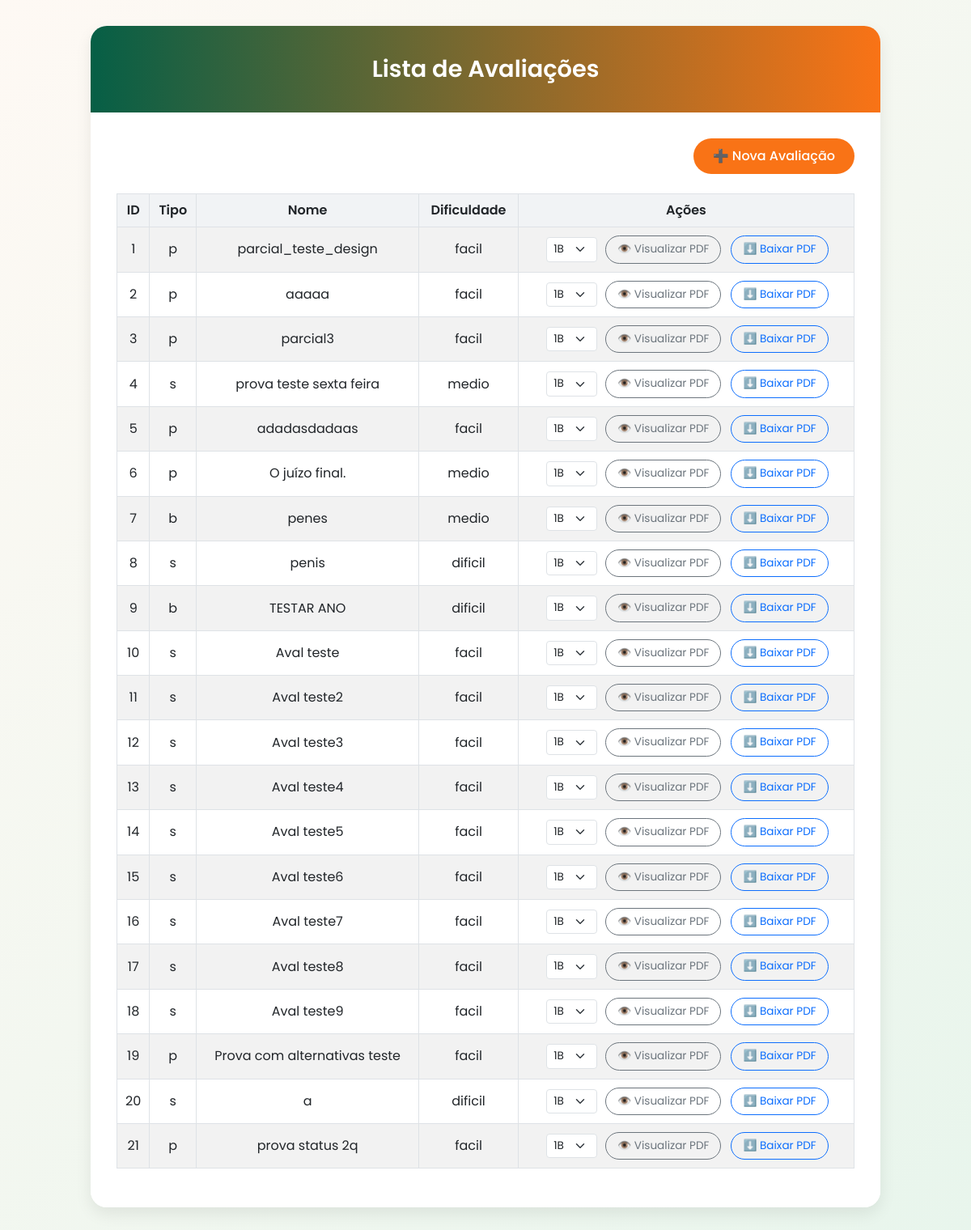
/view/professor/veravaliacoes.php, run on the app's committed database.
### tables this page shows
CREATE TABLE `avaliacao` (
  `id` int(11) NOT NULL,
  `tipo` varchar(1) DEFAULT NULL,
  `nome` varchar(999) DEFAULT NULL,
  `dificuldade` varchar(99) DEFAULT NULL,
  `ano` int(11) DEFAULT NULL
);

### config/connect.php (called while the page is built, shortened)
<?php
class connect
{
    function connect_database()
    {
        try {
            $host= 'localhost';
            $database= 'questoes';
            $user= 'root';
            $password= '';
            $this->conexao = new PDO('mysql:host=' . $host . ';dbname=' . $database, $user, $password);
        } catch (PDOException $e) {
            $host= 'localhost';
            $database= 'u750204740_questoes';
            $user= 'u750204740_questoes';
            $password= 'paoComOvo123!@##';
            $this->conexao = new PDO('mysql:host=' . $host . ';dbname=' . $database, $user, $password);
        }catch (PDOException $e) {
            die('Erro! O sistema não possui conexão com o banco de dados.');
        }
    }
}
?>

### model/modelprofessor.php (called while the page is built, shortened)
<?php
require_once(__DIR__ . '/../config/connect.php');
class Professor extends connect {
    public function visualizar_avaliacoes(){
        $sql = "select * from avaliacao";
        $stmt = $this->conexao->prepare($sql);
        $stmt->execute();
        $resultado = $stmt->fetchall(PDO::FETCH_ASSOC);
        return $resultado;
    }
}
?>

### view/professor/veravaliacoes.php (the view, shortened to what this page needs)
<?php
require("../../model/modelprofessor.php");
if ($_SERVER['REQUEST_METHOD']) {
    $x = new professor;
    $resultado = $x->visualizar_avaliacoes();
}
?>
<!DOCTYPE html>
<html lang="pt-br">
<head>
    <link href="https://cdn.jsdelivr.net/npm/bootstrap@5.3.0-alpha1/dist/css/bootstrap.min.css" rel="stylesheet">
</head>
<body>
    <div class="container">
        <div class="card">
            <div class="card-header">
                Lista de Avaliações
            </div>
            <div class="card-body">
                <div class="d-flex justify-content-end gap-2 mb-4">
                    <a href="criarprova.php" class="btn btn-custom">➕ Nova Avaliação</a>
                </div>
                <div class="table-responsive">
                    <table class="table table-striped table-bordered align-middle">
                        <thead>
                            <tr>
                                <th>ID</th>
                                <th>Tipo</th>
                                <th>Nome</th>
                                <th>Dificuldade</th>
                                <th>Ações</th>
                            </tr>
                        </thead>
                        <tbody>
                            <?php if (!empty($resultado)): ?>
                                <?php foreach ($resultado as $avaliacao): ?>
                                    <tr>
                                        <td><?= htmlspecialchars($avaliacao['id']) ?></td>
                                        <td><?= htmlspecialchars($avaliacao['tipo']) ?></td>
                                        <td><?= htmlspecialchars($avaliacao['nome']) ?></td>
                                        <td><?= htmlspecialchars($avaliacao['dificuldade']) ?></td>
                                        <td>
                                            <div class="actions-wrapper">
                                                <form action="../../control/controleveravaliacoes.php" method="post" class="d-flex align-items-center justify-content-center gap-2">
                                                    <select name="turma" class="form-select form-select-sm">
                                                        <option value="1B">1B</option>
                                                    </select>
                                                    <button type="submit" name="action" value="view" class="btn btn-outline-secondary btn-sm btn-pdf">
                                                        👁️ Visualizar PDF
                                                    </button>
                                                    <button type="submit" name="action" value="download" class="btn btn-outline-primary btn-sm btn-pdf">
                                                        ⬇️ Baixar PDF
                                                    </button>
                                                </form>
                                            </div>
                                        </td>
                                    </tr>
                                <?php endforeach; ?>
                            <?php else: ?>
                                <tr>
                                    <td colspan="5" class="text-center text-center-empty">Nenhuma avaliação encontrada</td>
                                </tr>
                            <?php endif; ?>
                        </tbody>
                    </table>
                </div>
            </div>
        </div>
    </div>
</body>
</html>

### view/professor/veravaliacoes.php (style rules this page uses)
body { font-family: 'Poppins', sans-serif; background: linear-gradient(135deg, #fef9f4 0%, #e8f5ec 100%); padding: 2rem 0; }
.container { max-width: 1000px; margin: auto; }
.card { border: none; border-radius: 20px; box-shadow: 0 8px 20px rgba(0,0,0,0.08); overflow: hidden; }
.card-header { background: linear-gradient(90deg, #065f46 0%, #f97316 100%); color: white; padding: 2rem; text-align: center; font-size: 1.8rem; font-weight: 600; border-bottom: none; }
.card-body { padding: 2rem; background-color: #fff; }
.btn-custom { background: #f97316; color: white; border-radius: 50px; padding: 10px 24px; font-weight: 500; transition: 0.3s ease; border: none; text-decoration: none; }
.btn-pdf, .btn-compartilhar { border-radius: 50px; font-size: 0.85rem; padding: 6px 14px; margin: 2px; }
select.form-select { width: auto; display: inline-block; margin-left: 5px; font-size: 0.85rem; }
.table th { background-color: #f1f3f5; font-weight: 600; }
.table td, .table th { text-align: center; vertical-align: middle; }
.table-striped tbody tr:nth-of-type(odd) { background-color: #f9fafc; }
.actions-wrapper { display: flex; flex-direction: column; align-items: center; gap: 5px; }

### data on the page
avaliacao: id "1", tipo "p", nome "parcial_teste_design", dificuldade "facil"
avaliacao: id "2", tipo "p", nome "aaaaa", dificuldade "facil"
avaliacao: id "3", tipo "p", nome "parcial3", dificuldade "facil"
avaliacao: id "4", tipo "s", nome "prova teste sexta feira", dificuldade "medio"
avaliacao: id "5", tipo "p", nome "adadasdadaas", dificuldade "facil"
avaliacao: id "6", tipo "p", nome "O juízo final.", dificuldade "medio"
avaliacao: id "7", tipo "b", nome "penes", dificuldade "medio"
avaliacao: id "8", tipo "s", nome "penis", dificuldade "dificil"
avaliacao: id "9", tipo "b", nome "TESTAR ANO", dificuldade "dificil"
avaliacao: id "10", tipo "s", nome "Aval teste", dificuldade "facil"
avaliacao: id "11", tipo "s", nome "Aval teste2", dificuldade "facil"
avaliacao: id "12", tipo "s", nome "Aval teste3", dificuldade "facil"
avaliacao: id "13", tipo "s", nome "Aval teste4", dificuldade "facil"
avaliacao: id "14", tipo "s", nome "Aval teste5", dificuldade "facil"
avaliacao: id "15", tipo "s", nome "Aval teste6", dificuldade "facil"
avaliacao: id "16", tipo "s", nome "Aval teste7", dificuldade "facil"
avaliacao: id "17", tipo "s", nome "Aval teste8", dificuldade "facil"
avaliacao: id "18", tipo "s", nome "Aval teste9", dificuldade "facil"
avaliacao: id "19", tipo "p", nome "Prova com alternativas teste", dificuldade "facil"
avaliacao: id "20", tipo "s", nome "a", dificuldade "dificil"
avaliacao: id "21", tipo "p", nome "prova status 2q", dificuldade "facil"
